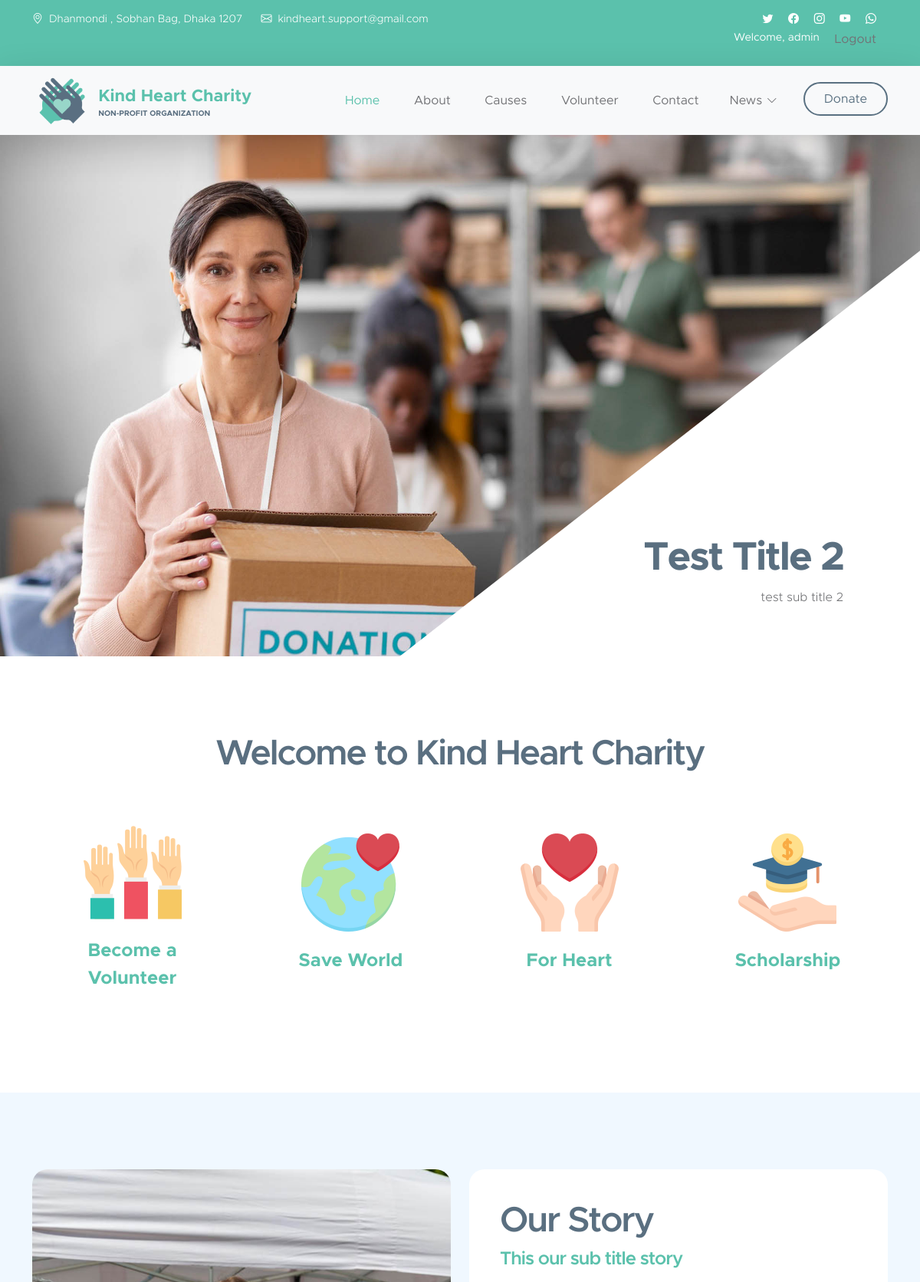
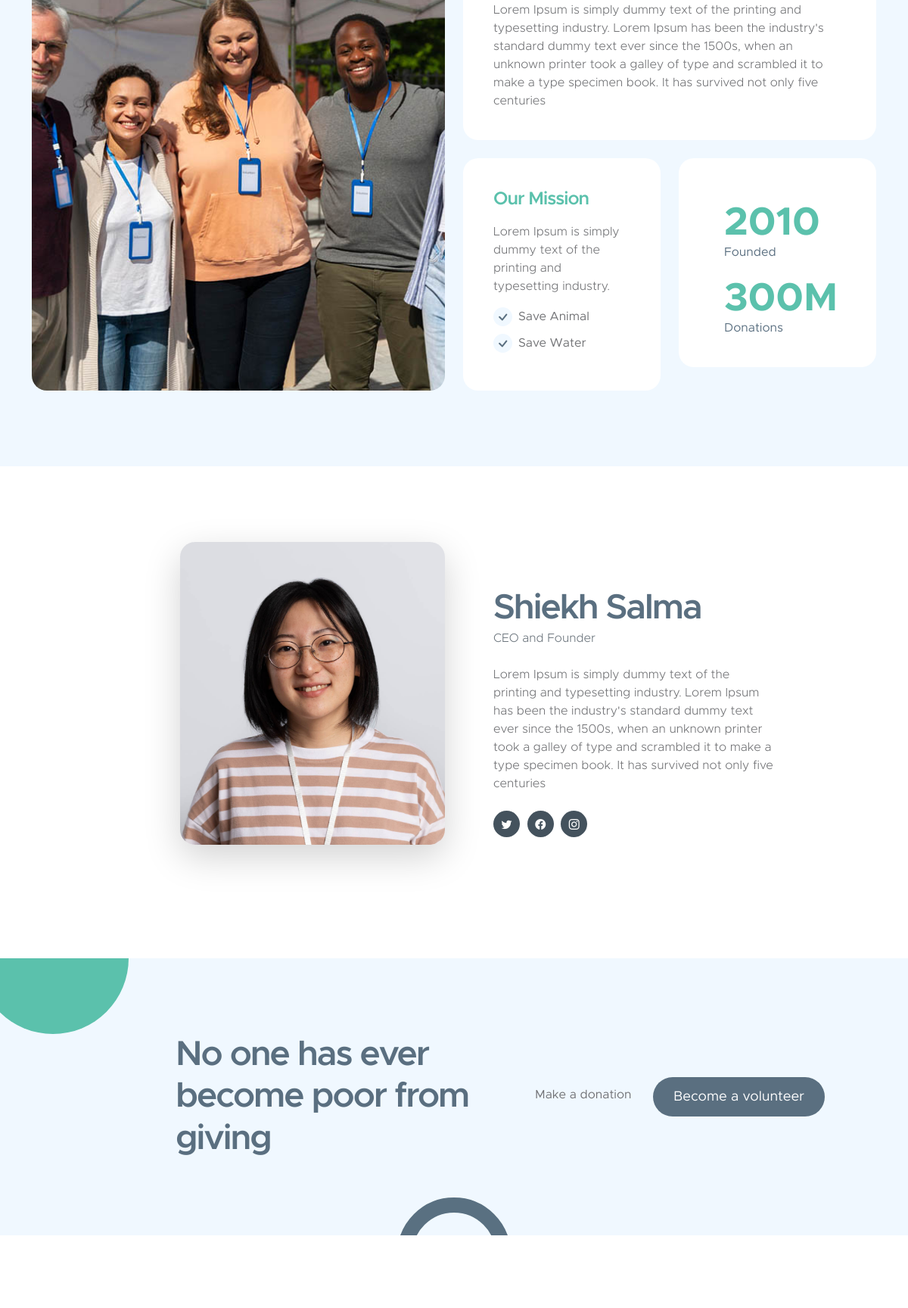
The app's page / (signed in, upper part) with its own data (2 pictures, top to bottom).
### donation/models.py (models this page shows, shortened)
class WebsiteSetting(models.Model):
    navbar_logo = models.ImageField(upload_to='logo/')
    footer_logo = models.ImageField(upload_to='logo/')
    copyright = models.CharField(max_length=100)
    address = models.CharField(max_length=200)
    phone = models.CharField(max_length=30)
    email = models.EmailField(max_length=200)
    facebook_link = models.CharField(max_length=250)
    youtube_link = models.CharField(max_length=250)
    instagram_link = models.CharField(max_length=250)
    twitter_link = models.CharField(max_length=250)
    linkedin_link = models.CharField(max_length=250)

class Menu(models.Model):
    menu_name = models.CharField(max_length=20)
    id_or_href = models.CharField(max_length=150)
    is_active = models.BooleanField(default=True)
    is_display = models.BooleanField(default=True)
    is_dropdown_menu = models.BooleanField(default=False)
    def get_submenu(self):
        return self.submenu_set.filter(is_active=True)

class Slider(models.Model):
    slider_image = models.ImageField(upload_to='slider-image')
    slider_title = models.CharField(max_length=100)
    slider_sub_title = models.CharField(max_length=200)
    is_active = models.BooleanField(default=True)

class Charity(models.Model):
    charity_image = models.ImageField(upload_to='charity-image')
    charity_title = models.CharField(max_length=100)
    is_active = models.BooleanField(default=True)

class About(models.Model):
    about_image = models.ImageField(upload_to='about/')
    about_title = models.CharField(max_length=150)
    about_sub_title = models.CharField(max_length=150)
    about_description = models.TextField()
    founded_year = models.IntegerField(default=0)
    total_donations = models.IntegerField(default=0)
    total_donations_unit = models.CharField(max_length=20)
    our_mission_description = models.TextField()
    quote = models.CharField(max_length=50)

class AboutOurMissionList(models.Model):
    mission_name = models.CharField(max_length=50)

class AboutSectionMember(models.Model):
    image = models.ImageField(upload_to='about-section-member/')
    name = models.CharField(max_length=50)
    designation = models.CharField(max_length=50)
    about = models.TextField()
    facebook_link = models.CharField(max_length=150)
    twitter_link = models.CharField(max_length=150)
    instagram_link = models.CharField(max_length=150)

### donation/views.py (the view)
# urls.py: path('', views.HomeView.as_view(), name='home'),
class HomeView(TemplateView):
    template_name = 'index.html'
    def get_context_data(self, **kwargs):
        context = super().get_context_data(**kwargs)
        context['menus'] = Menu.objects.filter(is_active=True, is_display=True, is_dropdown_menu=False)
        context['submenus'] = Menu.objects.filter(is_active=True, is_display=True, is_dropdown_menu=True)
        context['sliders'] = Slider.objects.filter(is_active=True)
        context['charity'] = Charity.objects.filter(is_active=True)
        context['abouts'] = About.objects.first()
        context['abouts_mission_list'] = AboutOurMissionList.objects.all()
        context['abouts_section_member'] = AboutSectionMember.objects.get()
        context['causes'] = Cause.objects.all()
        context['volunteer_members'] = VolunteerMember.objects.filter(is_active=True)
        context['news_category'] = NewsCategory.objects.all()
        context['news_tags'] = Tag.objects.all()
        context['add_news'] = AddNews.objects.filter(is_draft=False)[:2]
        context['happy_customers'] = HappyCustomer.objects.all()
        context['get_in_touch'] = GetInTouch.objects.get()
        context['website_settings'] = WebsiteSetting.objects.get()
        return context

### donation/models.py (called while the page is built)
    def __str__(self):
        return self.tag_name

    @property
    def get_short_desc(self):
        return self.news_description[:150]

    def get_recent_news(self):
        return AddNews.objects.filter(is_draft=False)[:2]

    def get_comment(self):
        return self.comment_set.all()

### templates/index.html (shortened to what this page needs)
{% load static %}
{% include 'base.html' %}
{% block main-container %}
    {% include 'header.html' %}
    <nav class="navbar navbar-expand-lg bg-light shadow-lg">
        <div class="container">
            <a class="navbar-brand" href="/">
                <img src="{{ website_settings.navbar_logo.url }}" class="logo img-fluid" alt="Kind Heart Charity">
                <span>
                    Kind Heart Charity
                    <small>Non-profit Organization</small>
                </span>
            </a>
            <div class="collapse navbar-collapse" id="navbarNav">
                <ul class="navbar-nav ms-auto">
                    <li class="nav-item">
                        <a class="nav-link click-scroll" href="/">Home</a>
                        {% for menu in menus %}
                            <a class="nav-link click-scroll" href="#{{ menu.id_or_href }}">{{ menu.menu_name }}</a>
                        {% endfor menus %}
                    </li>
                    {% for submenu in submenus %}
                        {% if submenu.get_submenu %}
                            <li class="nav-item dropdown">
                                <a class="nav-link click-scroll dropdown-toggle" href="#{{ submenu.id_or_href }}"
                                   id="navbarLightDropdownMenuLink" role="button" data-bs-toggle="dropdown"
                                   aria-expanded="false">{{ submenu.menu_name }}</a>
                            </li>
                        {% endif %}
                    {% endfor %}
                    <li class="nav-item ms-3">
                        <a class="nav-link custom-btn custom-border-btn btn" href="{% url 'donation' %}">Donate</a>
                    </li>
                </ul>
            </div>
        </div>
    </nav>
    <main>
        <section class="hero-section hero-section-full-height">
            <div class="container-fluid">
                <div class="row">
                    <div class="col-lg-12 col-12 p-0">
                        <div id="hero-slide" class="carousel carousel-fade slide" data-bs-ride="carousel">
                            <div class="carousel-inner">
                                {% for slider in sliders %}
                                    <div class="carousel-item active">
                                        <img src="{{ slider.slider_image.url }}"
                                             class="carousel-image img-fluid" alt="...">
                                        <div class="carousel-caption d-flex flex-column justify-content-end">
                                            <h1>{{ slider.slider_title }}</h1>
                                            <p>{{ slider.slider_sub_title }}</p>
                                        </div>
                                    </div>
                                {% endfor sliders %}
                            </div>
                            <button class="carousel-control-prev" type="button" data-bs-target="#hero-slide"
                                    data-bs-slide="prev">
                            </button>
                            <button class="carousel-control-next" type="button" data-bs-target="#hero-slide"
                                    data-bs-slide="next">
                            </button>
                        </div>
                    </div>
                </div>
            </div>
        </section>
        <section class="section-padding">
            <div class="container">
                <div class="row">
                    <div class="col-lg-10 col-12 text-center mx-auto">
                        <h2 class="mb-5">Welcome to Kind Heart Charity</h2>
                    </div>
                    {% for chartityObj in charity %}
                        <div class="col-lg-3 col-md-6 col-12 mb-4 mb-lg-0">
                            <div class="featured-block d-flex justify-content-center align-items-center">
                                <a href="{% url 'donation' %}" class="d-block">
                                    <img src="{{ chartityObj.charity_image.url }}"
                                         class="featured-block-image img-fluid" alt="">
                                    <p class="featured-block-text"><strong>{{ chartityObj.charity_title }}</strong></p>
                                </a>
                            </div>
                        </div>
                    {% endfor %}
                </div>
            </div>
        </section>
        <section class="section-padding section-bg" id="about">
            <div class="container">
                <div class="row">
                    <div class="col-lg-6 col-12 mb-5 mb-lg-0">
                        <img src="{{ abouts.about_image.url }}"
                             class="custom-text-box-image img-fluid" alt="">
                    </div>
                    <div class="col-lg-6 col-12">
                        <div class="custom-text-box">
                            <h2 class="mb-2">{{ abouts.about_title }}</h2>
                            <h5 class="mb-3">{{ abouts.about_sub_title }}</h5>
                            <p class="mb-0">{{ abouts.about_description }}</p>
                        </div>
                        <div class="row">
                            <div class="col-lg-6 col-md-6 col-12">
                                <div class="custom-text-box mb-lg-0">
                                    <h5 class="mb-3">Our Mission</h5>
                                    <p>{{ abouts.our_mission_description }}</p>
                                    <ul class="custom-list mt-2">
                                        {% for mission_list in abouts_mission_list %}
                                            <li class="custom-list-item d-flex">
                                                <i class="bi-check custom-text-box-icon me-2"></i>
                                                {{ mission_list.mission_name }}
                                            </li>
                                        {% endfor %}
                                    </ul>
                                </div>
                            </div>
                            <div class="col-lg-6 col-md-6 col-12">
                                <div class="custom-text-box d-flex flex-wrap d-lg-block mb-lg-0">
                                    <div class="counter-thumb">
                                        <div class="d-flex">
                                            <span class="counter-number" data-from="1"
                                                  data-to="{{ abouts.founded_year }}"
                                                  data-speed="1000">{{ abouts.founded_year }}</span>
                                        </div>
                                        <span class="counter-text">Founded</span>
                                    </div>
                                    <div class="counter-thumb mt-4">
                                        <div class="d-flex">
                                            <span class="counter-number-text">{{ abouts.total_donations }}{{ abouts.total_donations_unit }}</span>
                                        </div>
                                        <span class="counter-text">Donations</span>
                                    </div>
                                </div>
                            </div>
                        </div>
                    </div>
                </div>
            </div>
        </section>
        <section class="about-section section-padding">
            <div class="container">
                <div class="row">
                    <div class="col-lg-6 col-md-5 col-12">
                        <img src="{{ abouts_section_member.image.url }}"
                             class="about-image ms-lg-auto bg-light shadow-lg img-fluid" alt="">
                    </div>
                    <div class="col-lg-5 col-md-7 col-12">
                        <div class="custom-text-block">
                            <h2 class="mb-0">{{ abouts_section_member.name }}</h2>
                            <p class="text-muted mb-lg-4 mb-md-4">{{ abouts_section_member.designation }}</p>
                            <p>{{ abouts_section_member.about }}</p>
                            <ul class="social-icon mt-4">
                                <li class="social-icon-item">
                                    <a href="{{ abouts_section_member.twitter_link }}"
                                       class="social-icon-link bi-twitter"></a>
                                </li>
                                <li class="social-icon-item">
                                    <a href="{{ abouts_section_member.facebook_link }}"
                                       class="social-icon-link bi-facebook"></a>
                                </li>
                                <li class="social-icon-item">
                                    <a href="{{ abouts_section_member.instagram_link }}"
                                       class="social-icon-link bi-instagram"></a>
                                </li>
                            </ul>
                        </div>
                    </div>
                </div>
            </div>
        </section>
        <section class="cta-section section-padding section-bg">
            <div class="container">
                <div class="row justify-content-center align-items-center">
                    <div class="col-lg-5 col-12 ms-auto">
                        <h2 class="mb-0">{{ abouts.quote }}</h2>
                    </div>
                    <div class="col-lg-5 col-12">
                        <a href="donate.html" class="me-4">Make a donation</a>
                        <a href="#volunteer" class="custom-btn btn smoothscroll">Become a volunteer</a>
                    </div>
                </div>
            </div>
        </section>
        <section class="section-padding" id="causes">
        </section>
    </main>
{% endblock main-container %}

### templates/header.html
<header class="site-header">
    <div class="container">
        <div class="row">
            <div class="col-lg-8 col-12 d-flex flex-wrap">
                <p class="d-flex me-4 mb-0">
                    <i class="bi-geo-alt me-2"></i>
                    {{ website_settings.address }}
                </p>
                <p class="d-flex mb-0">
                    <i class="bi-envelope me-2"></i>
                    <a href="">
                        {{ website_settings.email }}
                    </a>
                </p>
            </div>
            <div class="col-lg-3 col-12 ms-auto d-lg-block d-none">
                <ul class="social-icon">
                    <li class="social-icon-item">
                        <a href="{{ website_settings.twitter_link }}" class="social-icon-link bi-twitter"></a>
                    </li>
                    <li class="social-icon-item">
                        <a href="{{ website_settings.facebook_link }}" class="social-icon-link bi-facebook"></a>
                    </li>
                    <li class="social-icon-item">
                        <a href="{{ website_settings.instagram_link }}" class="social-icon-link bi-instagram"></a>
                    </li>
                    <li class="social-icon-item">
                        <a href="{{ website_settings.youtube_link }}" class="social-icon-link bi-youtube"></a>
                    </li>
                    <li class="social-icon-item">
                        <a href="" class="social-icon-link bi-whatsapp"></a>
                    </li>
                    <br>
                    {% if request.user.is_authenticated %}
                        <li class="social-icon-item">
                            <p class="nav-link" style="margin-right: 15px">Welcome, {{ request.user.username }}</p>
                        </li>
                        <li class="social-icon-item">
                            <a href="{% url 'logout' %}" class="nav-link" style="margin-right: 15px">Logout</a>
                        </li>
                    {% else %}
                        <li class="social-icon-item">
                            <a href="{% url 'login' %}" class="nav-link" style="margin-right: 30px">Login</a>
                        </li>
                    {% endif %}
                </ul>
            </div>
        </div>
    </div>
</header>

### records on screen
WebsiteSetting: address "Dhanmondi , Sobhan Bag, Dhaka 1207", email "kindheart.support@gmail.com", navbar_logo (picture)
Menu: menu_name "About"
Menu: menu_name "Causes"
Menu: menu_name "Volunteer"
Menu: menu_name "Contact"
Menu: menu_name "News"
Slider: slider_image (picture), slider_title "Test Title 2", slider_sub_title "test sub title 2"
Charity: charity_image (picture), charity_title "Become a Volunteer"
Charity: charity_image (picture), charity_title "Save World"
Charity: charity_image (picture), charity_title "For Heart"
Charity: charity_image (picture), charity_title "Scholarship"
About: about_image (picture), about_title "Our Story", about_sub_title "This our sub title story", about_description "Lorem Ipsum is simply dummy text of the printing and typesetting industry. Lorem Ipsum has been the industry's standard dummy text ever since the 1500s, when an unknown printer took a galley of type and scrambled it to make a type specimen book. It has survived not only five centuries", our_mission_description "Lorem Ipsum is simply dummy text of the printing and typesetting industry.", founded_year "2010", total_donations "300", total_donations_unit "M", quote "No one has ever become poor from giving"
AboutOurMissionList: mission_name "Save Animal"
AboutOurMissionList: mission_name "Save Water"
AboutSectionMember: image (picture), name "Shiekh Salma", designation "CEO and Founder", about "Lorem Ipsum is simply dummy text of the printing and typesetting industry. Lorem Ipsum has been the industry's standard dummy text ever since the 1500s, when an unknown printer took a galley of type and scrambled it to make a type specimen book. It has survived not only five centuries"

### other values on screen
{{ request.user.username }} "admin"
